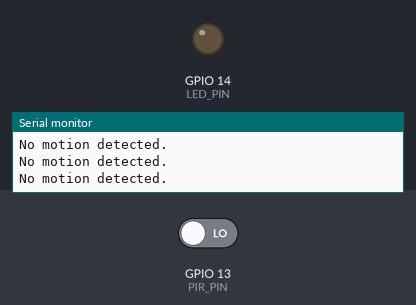
Bench run of a sketch on a simulated ESP32. Shown: output pins drawn as LEDs (lit = HIGH), the last lines printed to the serial monitor. The inputs (shaded band) are chosen by the test bench; at power-on: GPIO 13 (PIR_PIN) LOW.

Above: at 2.8 s.
2.9 s: GPIO 13 (PIR_PIN) driven HIGH
At 3.7 s:
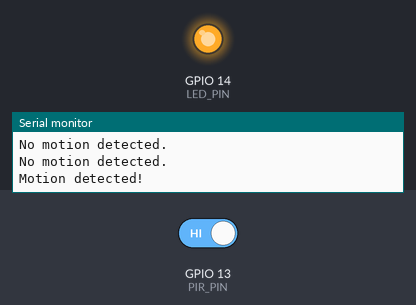
4.5 s: GPIO 13 (PIR_PIN) driven LOW
At 6.4 s:
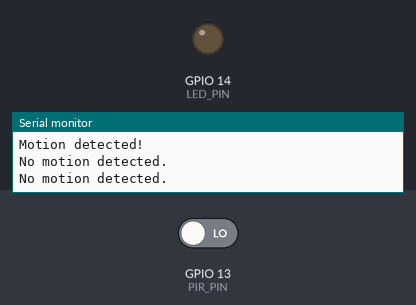
Timing chart, 0 to 7.9 s (numbered marks = the images above; inputs shaded):
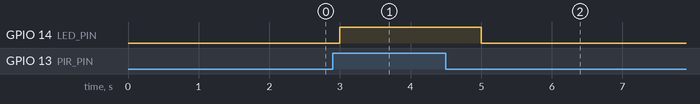

The sketch:

PIR-sensor.ino
```cpp
const int PIR_PIN = 13;   // PIR sensor input pin  //connect + pin to 5v power supply only on esp32 board
const int LED_PIN = 14;   // LED output pin
const int DELAY_TIME = 1000;  // Delay time between readings in milliseconds

void setup() {
  pinMode(PIR_PIN, INPUT);
  pinMode(LED_PIN, OUTPUT);

  Serial.begin(115200);
  Serial.println("Motion Detection with PIR Sensor");
}

void loop() {
  if (motionDetected()) {
    turnOnLED();
    Serial.println("Motion detected!");
    delay(DELAY_TIME);
  } else {
    turnOffLED();
    Serial.println("No motion detected.");
    delay(DELAY_TIME);
  }
}

bool motionDetected() {
  return digitalRead(PIR_PIN) == HIGH;   // if PIR-PIN is high return true if Low return false
}

void turnOnLED() {
  digitalWrite(LED_PIN, HIGH);
}

void turnOffLED() {
  digitalWrite(LED_PIN, LOW);
}
```

Measured:
- after the input at 2.9 s, GPIO 14 (LED_PIN): LOW → HIGH after 0.10 s
- after the input at 4.5 s, GPIO 14 (LED_PIN): HIGH → LOW after 0.50 s
